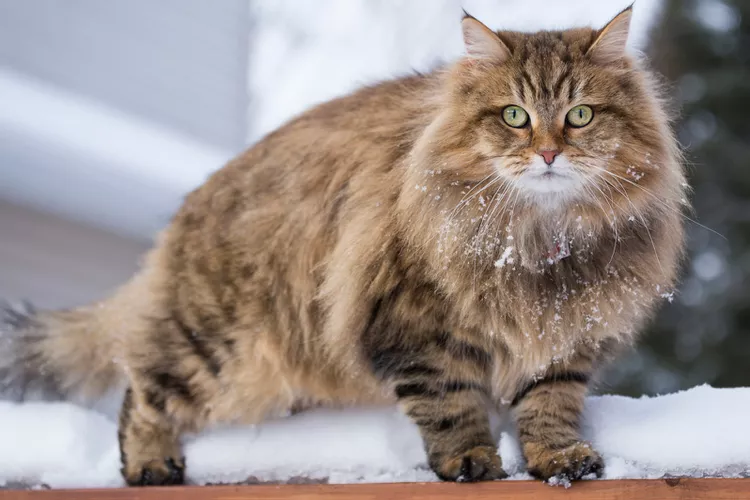
#> input picture data/cat.jpg, 750 x 500 px
$ jupyter execute --allow-errors final.ipynb
#> lines starting #> are read from the running program, lines starting #| are printed output that depends on the picture
### experiments.py
import numpy as np
import pandas as pd

from algorithms import get_svd_terms_full_ranks, spectral_initialization, perform_gradient_descent_iteration


def load_movie_data(ml_100k_fpath='data/ml-100k/u.data'):
    """
    Load the MovieLens 100K dataset.
    :param ml_100k_fpath:
    :return: a dataframe containing the MovieLens data
    """
    data = np.fromfile(ml_100k_fpath, sep='\t').reshape((100000, 4))
    df = pd.DataFrame(data, columns=['user_id', 'movie_id', 'rating', 'timestamp'])
    df['user_id'] -= 1
    df['movie_id'] -= 1
    return df


def create_small_incomplete_matrix(log=True):
    """
    Create a small incomplete matrix to be used for the convex optimization experiment.
    :param log: boolean indicating whether to print the matrix details
    :return: and incomplete matrix m and its complete counterpart m_true.
    """
#> called with log = True
    n1, n2 = 5, 5
    m = np.empty((n1, n2))
    for i in range(n1):
        for j in range(n2):
            m[i, j] = i * j

    m_true = m.copy()
    m[(0, 0)] = np.nan
    m[(3, 0)] = np.nan
    m[(2, 2)] = np.nan
    m[(3, 3)] = np.nan
    m[(1, 1)] = np.nan
    m[(3, 1)] = np.nan
    m[(2, 1)] = np.nan

    if log:
        omega = list(zip(*np.where(~np.isnan(m))))
        print('fraction complete: ', len(omega) / (n1 * n2))
        for i in range(n1):
            print_str = ''
            for j in range(n2):
                val = m[(i, j)]
                print_str += ('?' if np.isnan(val) else str(val)) + '\t'
            print(print_str)
    return m, m_true


# [46 lines left out: functions get_metrics_dict, matrix_factorization_multiple_ranks, not called in this run]

### algorithms.py
import numpy as np
import cvxpy as cp
from cvxpy.atoms.affine.hstack import hstack
from cvxpy.atoms.affine.vstack import vstack


# [7 lines left out: function mean_squared_error, not called in this run]


def nuclear_norm_convex_optimization(m):
    """
    Given an incomplete matrix m (a sparse matrix where most entries are nan), run SDP that is equivalent to a nuclear
    norm convex optimization to find the completed matrix x. Return the relevant problem variables.
    :param m: the matrix to be completed
    :return:
    problem: the cvxpy problem
    x: the optimized complete matrix
    w1, w2: the two matrices used in formulating the SDP
    """
    n1, n2 = m.shape
    omega = list(zip(*np.where(~np.isnan(m))))
    x = cp.Variable((n1, n2))
    w1 = cp.Variable((n1, n1))
    w2 = cp.Variable((n2, n2))

    constraints = []
    for (user_id, movie_id) in omega:
        # add constraint that X_ij == M_ij where i,j is an observed entry of M
        constraints.append(x[user_id, movie_id] == m[(user_id, movie_id)])

    # add constraint that matrix [[W1, X], [X, W2]] is positive semi-definite
    row1 = hstack([w1, x])
    row2 = hstack([cp.transpose(x), w2])
    matrix_constraint = vstack([row1, row2]) >> cp.Constant(0)
    constraints.append(matrix_constraint)

    # Objective function: choose W1,W2 to minimize 1/2 * (trace(W1) + trace(W2))
    objective = cp.Minimize(cp.Constant(0.5) * (cp.trace(w1) + cp.trace(w2)))
    problem = cp.Problem(objective, constraints)
    problem.solve()

    return problem, x, w1, w2


# [77 lines left out: functions get_nanfilled_matrix, get_svd_terms_full_ranks, spectral_initialization, perform_gradient_descent_iteration, not called in this run]

### final.ipynb
[cell 1]
import numpy as np
import pandas as pd
import cvxpy as cp
from cvxpy.atoms.affine.hstack import hstack
from cvxpy.atoms.affine.vstack import vstack
from sklearn.model_selection import train_test_split
import matplotlib.pyplot as plt
import seaborn as sns
sns.set()

from algorithms import nuclear_norm_convex_optimization
from experiments import matrix_factorization_multiple_ranks, create_small_incomplete_matrix, load_movie_data

# Small Convex Optimization Example

[cell 2]
M, M_true = create_small_incomplete_matrix()
#> (the rest of this cell did not finish here and is left out)

# MovieLens 100k Ratings Example

## Load data

#> (a cell that did not finish here is left out)

display(df)

## Create training and test matrices

#> (a cell that did not finish here is left out)

#> (a cell that did not finish here is left out)

## Run the algorithm for a range of ranks

[cell 6]
min_rank, max_rank = 1, 15
ranks = range(min_rank, max_rank+1)
alpha, max_iters = 0.0001, 500
#> (the rest of this cell did not finish here and is left out)

## Results

#> (a cell that did not finish here is left out)

# Image Reconstruction Example

[cell 8]
import PIL
from PIL import Image

[cell 9]
image = Image.open('data/cat.jpg').convert('L')
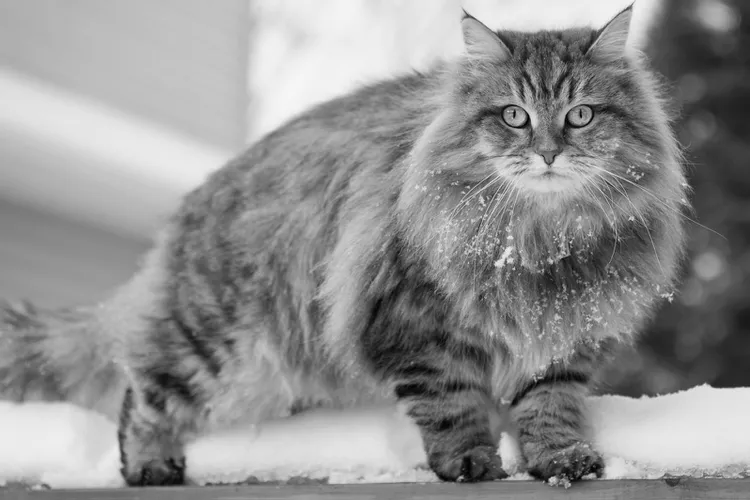
#> image: PIL image 750x500 L; min 0, max 247, mean 145
image_arr = np.asarray(image)
image_arr_corrupted = image_arr.astype(float)

## Load image image into matrix and corrupt the matrix

[cell 10]
image = Image.open('data/cat.jpg').convert('L')
image_arr = np.asarray(image)
image_arr_corrupted = image_arr.astype(float)

w,h = image_arr_corrupted.shape
#> w = 500; h = 750
for _ in range(200000):
    image_arr_corrupted[np.random.randint(0, w - 1), np.random.randint(0, h - 1)] = np.nan
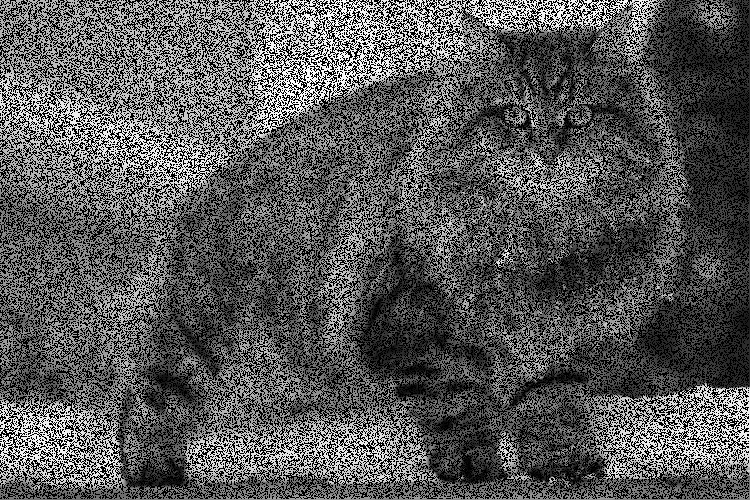
#> image_arr_corrupted: shape (500, 750) float64; 41.29% of the values are NaN or infinite; the others: min 0, max 247, mean 145; drawn with min black, max white, NaN and infinite black

## Run the algorithm for several ranks

[cell 11]
M = image_arr_corrupted
M_test = image_arr.astype(float)
M_test[np.where(~np.isnan(M))] = np.nan
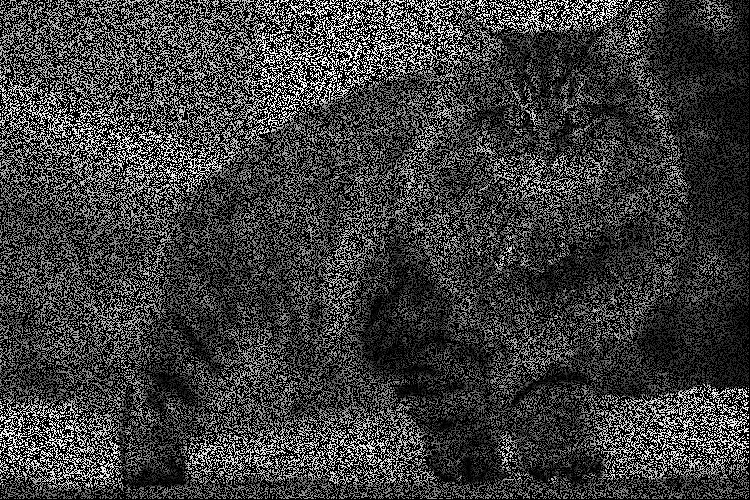
#> M_test: shape (500, 750) float64; 58.71% of the values are NaN or infinite; the others: min 0, max 247, mean 145.1; drawn with min black, max white, NaN and infinite black
alpha, max_iters = 0.00001, 300
ranks = np.linspace(10, 100, 5).astype(int)
#> (the rest of this cell did not finish here and is left out)
